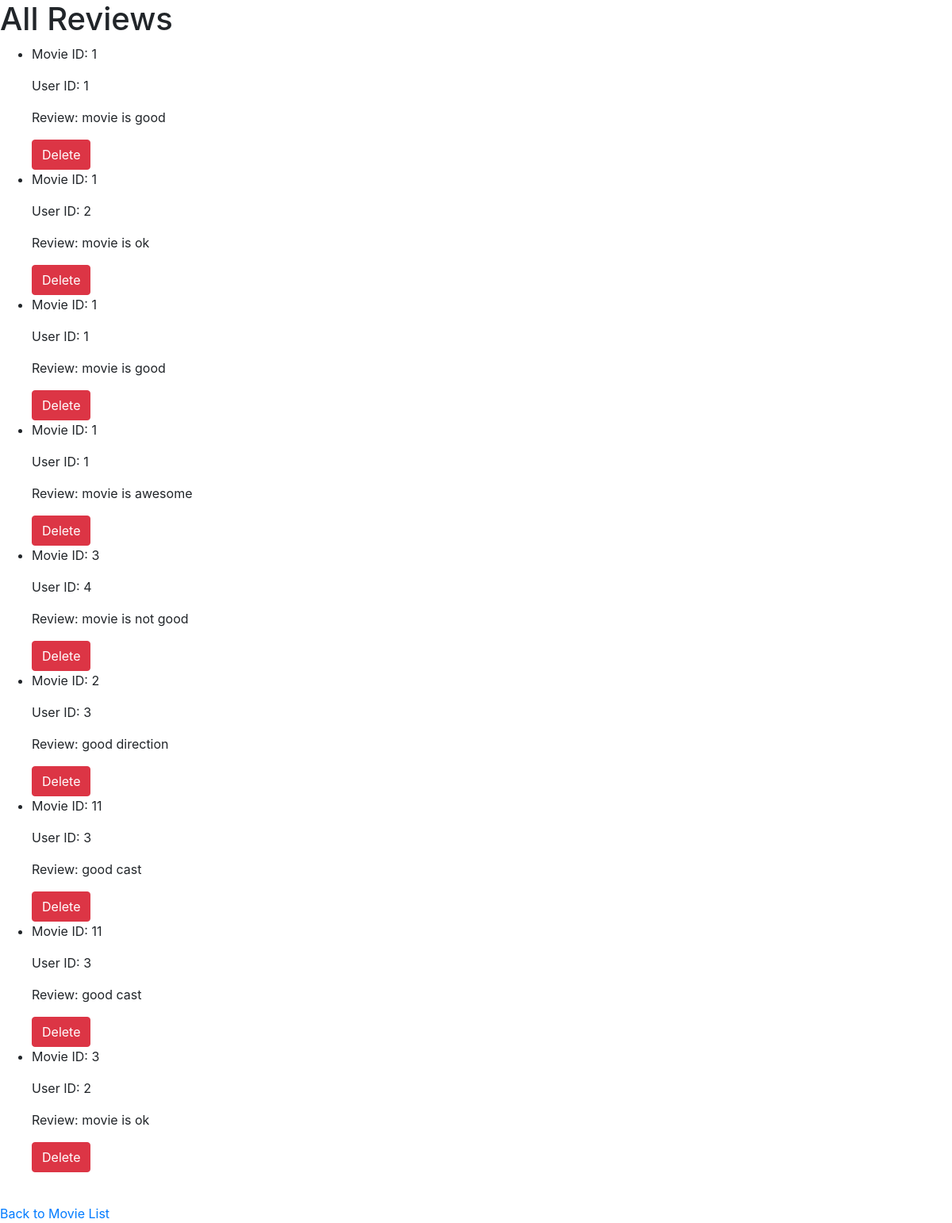
/list_reviews, run on the app's committed database.
### data_models.py (models this page shows, shortened)
class Review(db.Model):
    __tablename__ = 'reviews'
    review_id = db.Column(db.Integer, primary_key=True, autoincrement=True)  # primary key, autoincrement
    user_id = db.Column(db.Integer, db.ForeignKey('users.id'), nullable=False)  # foreign key referencing UserID in Users table
    movie_id = db.Column(db.Integer, db.ForeignKey('movies.movie_id'), nullable=False)  # foreign key referencing MovieID in Movies table
    review_text = db.Column(db.Text, nullable=False)  # stores the user's review text
    user = db.relationship("User")
    movie = db.relationship("Movie")

### app.py (the view)
@app.route('/list_reviews')
def list_reviews():
    reviews = data_manager.list_all_reviews()  # Modify this method accordingly
    return render_template('list_review.html', reviews=reviews)

### datamanager/sqlite_data_manager.py (called while the page is built)
    def list_all_reviews(self):
        reviews = Review.query.all()
        return reviews

### templates/list_review.html (shortened to what this page needs)
<!DOCTYPE html>
<html>
<head>
    <link rel="stylesheet" href="https://stackpath.bootstrapcdn.com/bootstrap/4.3.1/css/bootstrap.min.css">
</head>
<body>
    <h1>All Reviews</h1>
    <ul>
        {% for review in reviews %}
             <li>
                <p>Movie ID: {{ review.movie_id }}</p>
                <p>User ID: {{ review.user_id }}</p>
                <p>Review: {{ review.review_text }}</p>
                <form method="POST" action="{{ url_for('delete_review', review_id=review.review_id) }}">
                    <button type="submit" class="btn btn-danger">Delete</button>
                </form>
            </li>
        {% endfor %}
    </ul>
    <br>
    <a href="{{ url_for('list_movies') }}" target="_blank">Back to Movie List</a>
</body>
</html>

### data on the page
Review: movie_id "1", user_id "1", review_text "movie is good"
Review: movie_id "1", user_id "2", review_text "movie is ok"
Review: movie_id "1", user_id "1", review_text "movie is good"
Review: movie_id "1", user_id "1", review_text "movie is awesome"
Review: movie_id "3", user_id "4", review_text "movie is not good"
Review: movie_id "2", user_id "3", review_text "good direction"
Review: movie_id "11", user_id "3", review_text "good cast"
Review: movie_id "11", user_id "3", review_text "good cast"
Review: movie_id "3", user_id "2", review_text "movie is ok"
